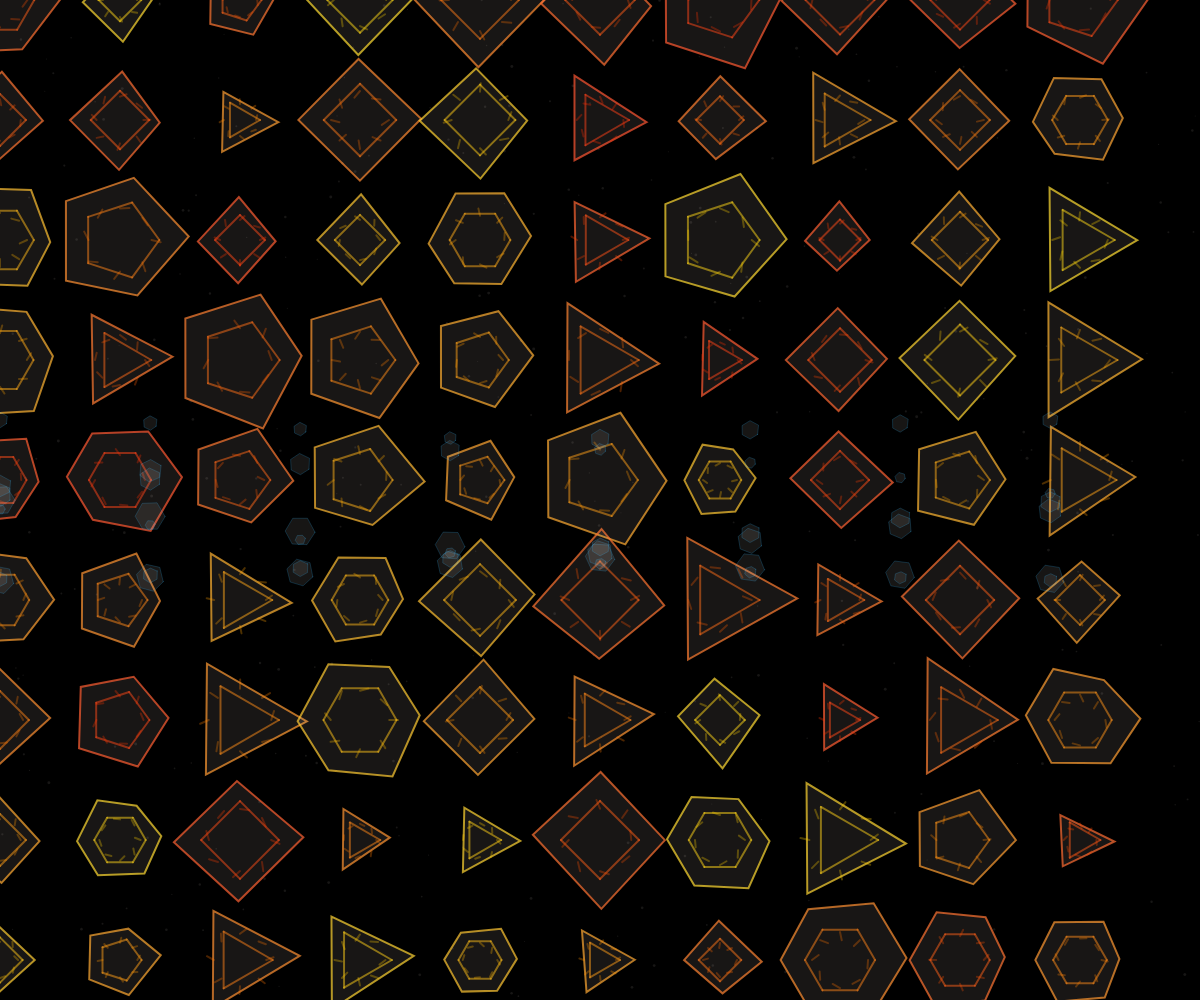
Frame 1 (no input)
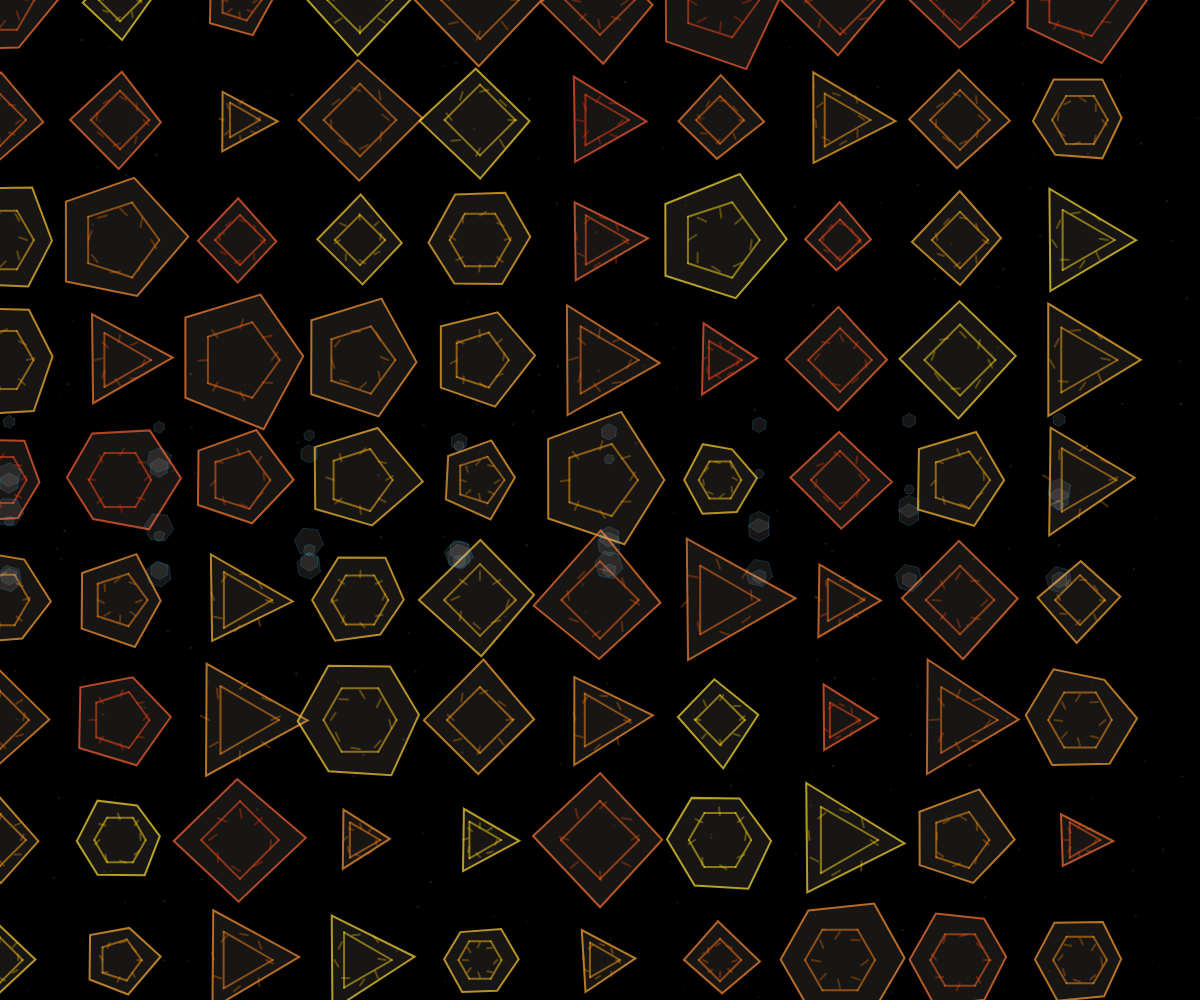
Frame 60 (no input)
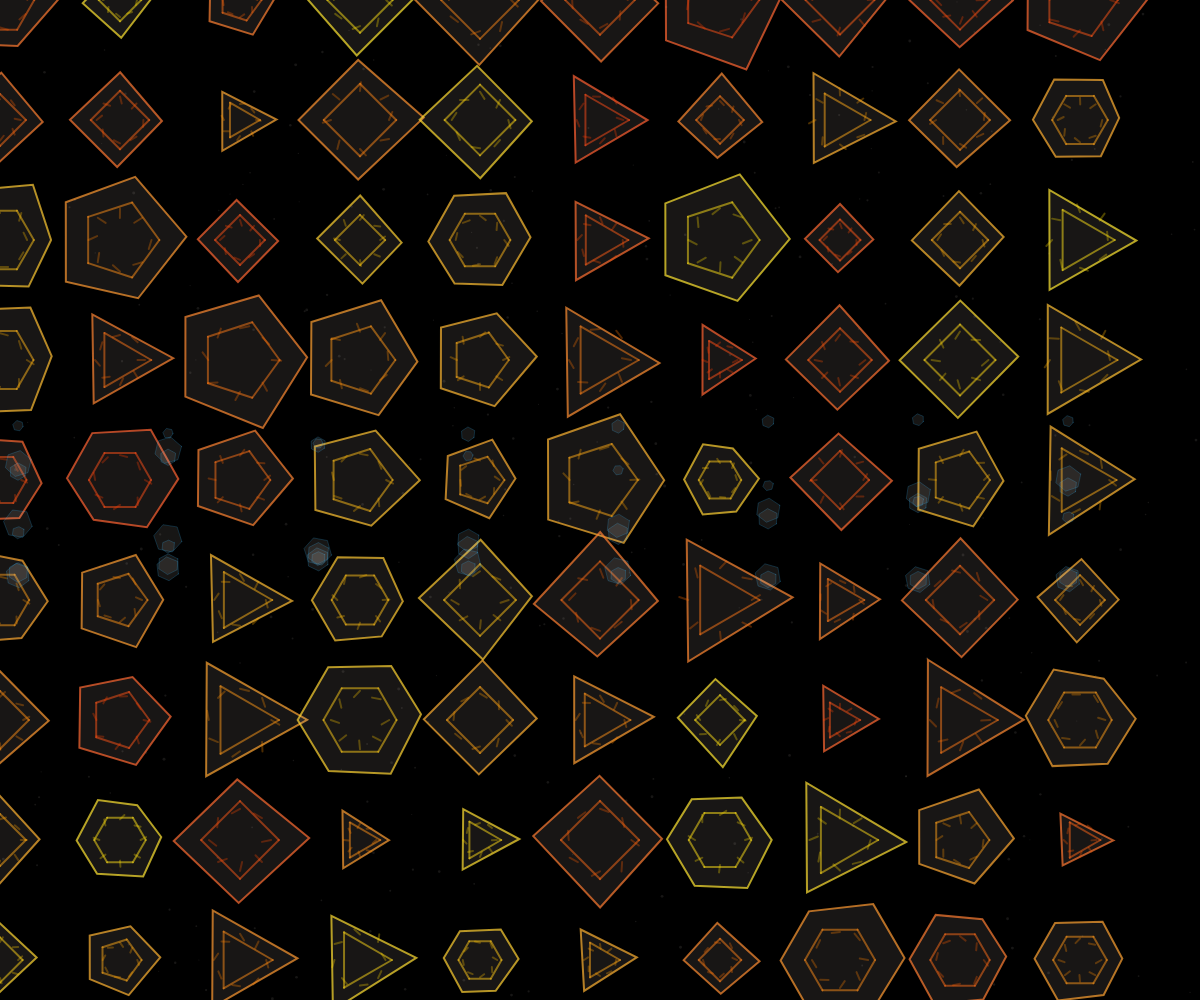
Frame 120 (the mouse pressed at the canvas centre since frame 60)

The p5.js sketch that drew these frames (run headless with seeded random() and noise() and a simulated clock; from frame 60 on, the mouse is pressed at the canvas centre):

// p5.js sketch
// ── sketch.js
let herds = [];
let noiseScale = 0.01;
let time = 0;

function setup() {
  createCanvas(windowWidth, windowHeight);
  colorMode(HSB, 360, 100, 100, 1);
  
  // Create a grid of herd patterns
  for (let x = 0; x < width; x += 120) {
    for (let y = 0; y < height; y += 120) {
      herds.push({
        x: x,
        y: y,
        size: random(40, 80),
        hue: random(10, 50), // Warm earth tones
        speed: random(0.005, 0.015),
        phase: random(TWO_PI),
        segments: floor(random(3, 7))
      });
    }
  }
}

function draw() {
  background(0);
  
  time += 0.005;
  
  // Draw tapestry texture
  drawTapestry();
  
  // Draw herds
  strokeWeight(2);
  for (let i = 0; i < herds.length; i++) {
    let h = herds[i];
    
    // Animate herd movement
    h.phase += h.speed;
    
    // Herd color
    let hue = (h.hue + time * 5) % 360;
    stroke(hue, 80, 100, 0.7);
    
    push();
    translate(h.x, h.y);
    
    // Draw organic herd shape
    beginShape();
    for (let j = 0; j < h.segments; j++) {
      let angle = map(j, 0, h.segments, 0, TWO_PI);
      let radius = h.size * (0.7 + noise((h.x + j * 100) * noiseScale, (h.y + j * 100) * noiseScale, time * 0.5) * 0.3);
      
      // Add noise to herd paths for organic feel
      let noiseX = noise((h.x + j * 100) * noiseScale, (h.y + j * 100) * noiseScale, time * 0.5) * 20 - 10;
      let noiseY = noise((h.x + j * 100 + 1000) * noiseScale, (h.y + j * 100 + 1000) * noiseScale, time * 0.5) * 20 - 10;
      
      let xoff = cos(angle) * radius + noiseX;
      let yoff = sin(angle) * radius + noiseY;
      
      vertex(xoff, yoff);
    }
    endShape(CLOSE);
    
    // Draw inner herd details
    stroke(hue, 90, 100, 0.5);
    for (let j = 0; j < h.segments; j++) {
      let angle1 = map(j, 0, h.segments, 0, TWO_PI);
      let angle2 = map(j + 1, 0, h.segments, 0, TWO_PI);
      
      let x1 = cos(angle1) * h.size * 0.5;
      let y1 = sin(angle1) * h.size * 0.5;
      let x2 = cos(angle2) * h.size * 0.5;
      let y2 = sin(angle2) * h.size * 0.5;
      
      line(x1, y1, x2, y2);
    }
    
    // Add flowing movement traces
    stroke(hue, 100, 100, 0.3);
    for (let j = 0; j < 8; j++) {
      let angle = map(j, 0, 8, 0, TWO_PI);
      let radius = h.size * 0.4;
      
      // Flowing animation
      let flow = (time * 1.5 + h.phase + j) % TWO_PI;
      let flowX = cos(flow) * radius * 0.3;
      let flowY = sin(flow) * radius * 0.3;
      
      let xoff = cos(angle) * radius;
      let yoff = sin(angle) * radius;
      
      line(xoff, yoff, xoff + flowX, yoff + flowY);
    }
    
    pop();
  }
  
  // Add dynamic movement flows
  strokeWeight(1);
  for (let i = 0; i < 50; i++) {
    let x = (time * 30 + i * 150) % width;
    let y = sin(time * 0.5 + i * 0.2) * 80 + height/2;
    
    // Flowing movement line
    stroke(200, 80, 100, 0.2);
    beginShape();
    for (let j = 0; j < 6; j++) {
      let angle = map(j, 0, 6, 0, TWO_PI);
      let xoff = cos(angle) * 10;
      let yoff = sin(angle) * 10;
      
      // Add flowing motion
      let flow = (time + i * 0.1 + j) % TWO_PI;
      let noiseX = cos(flow) * 5;
      let noiseY = sin(flow) * 5;
      
      vertex(x + xoff + noiseX, y + yoff + noiseY);
    }
    endShape(CLOSE);
  }
}

function drawTapestry() {
  // Draw subtle tapestry texture
  noStroke();
  fill(20, 10, 90, 0.1);
  for (let i = 0; i < 300; i++) {
    let x = random(width);
    let y = random(height);
    let size = random(1, 3);
    ellipse(x, y, size, size);
  }
}

function windowResized() {
  resizeCanvas(windowWidth, windowHeight);
}
